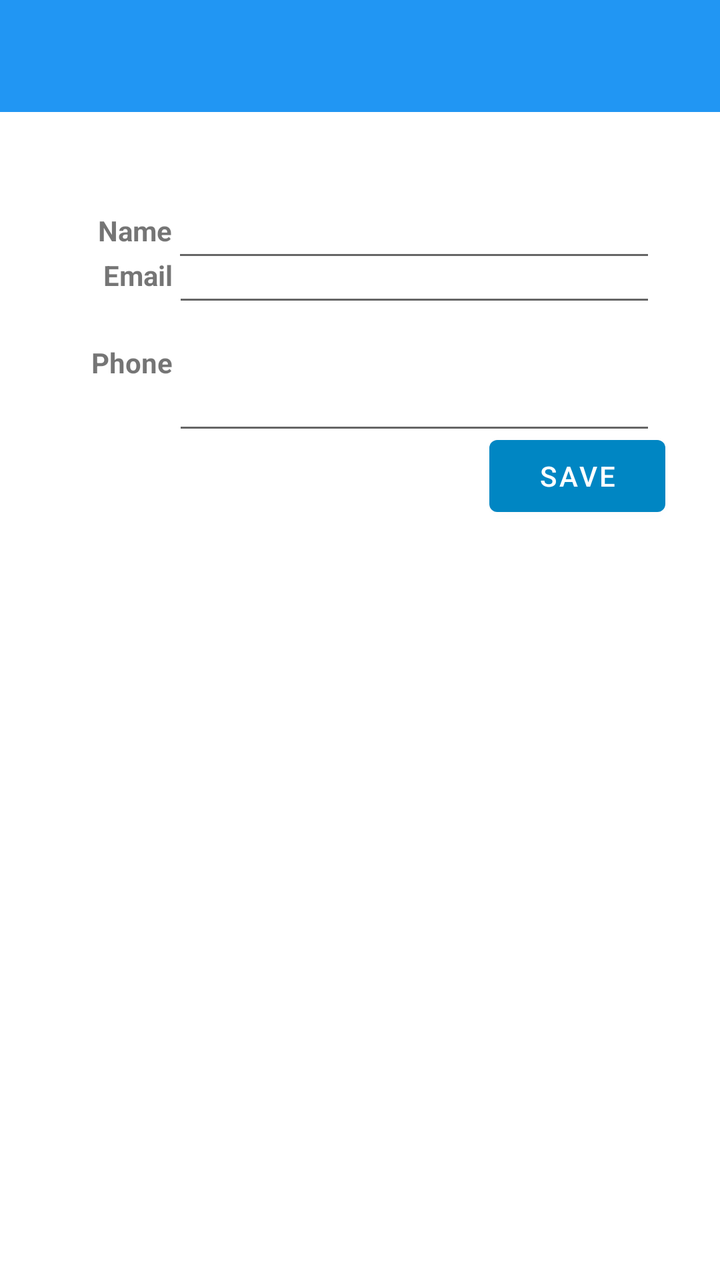
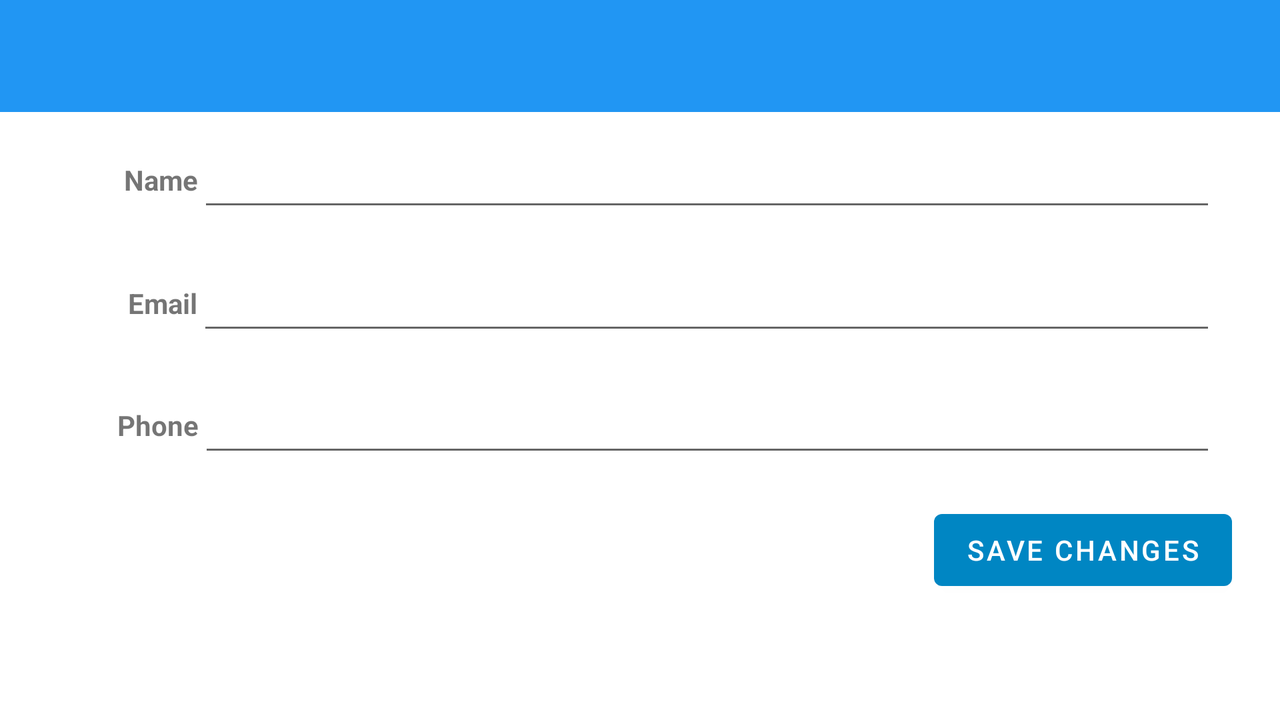

Two renders of one Android screen. The first uses the default layout on a phone; the second uses the alternative layout the repository ships for a different screen configuration, on a matching device. The two XML files are below.
<!-- AndroidManifest.xml: application theme MyMaterialTheme -->
<!-- res/layout/activity_instructor_detail.xml -->
<?xml version="1.0" encoding="utf-8"?>
<androidx.constraintlayout.widget.ConstraintLayout xmlns:android="http://schemas.android.com/apk/res/android"
    xmlns:app="http://schemas.android.com/apk/res-auto"
    xmlns:tools="http://schemas.android.com/tools"
    android:layout_width="match_parent"
    android:layout_height="match_parent"
    tools:context=".UI.Instructors.InstructorDetailActivity">

    <androidx.appcompat.widget.Toolbar
        android:id="@+id/settings_menu"
        android:layout_width="match_parent"
        android:layout_height="wrap_content"
        android:background="?attr/colorPrimaryDark"
        android:minHeight="?attr/actionBarSize"
        app:layout_constraintBottom_toBottomOf="parent"
        app:layout_constraintEnd_toEndOf="parent"
        app:layout_constraintTop_toTopOf="parent"
        app:layout_constraintVertical_bias="0.0"
        app:titleTextColor="?attr/colorAccent" />


    <EditText
        android:id="@+id/instructorNameEdt_dt"
        android:layout_width="0dp"
        android:layout_height="wrap_content"
        android:layout_marginTop="32dp"
        android:layout_marginEnd="32dp"
        android:inputType="text"
        android:minHeight="48dp"
        android:paddingEnd="10dp"
        app:layout_constraintBaseline_toBaselineOf="@+id/instructorNameViewDetail"
        app:layout_constraintEnd_toEndOf="parent"
        app:layout_constraintHorizontal_bias="0.0"
        app:layout_constraintStart_toEndOf="@+id/instructorNameViewDetail"
        app:layout_constraintTop_toBottomOf="@+id/settings_menu"
        app:layout_constraintVertical_bias="0.0"
        tools:ignore="SpeakableTextPresentCheck" />

    <TextView
        android:id="@+id/instructorNameViewDetail"
        android:layout_width="wrap_content"
        android:layout_height="wrap_content"
        android:layout_marginTop="48dp"
        android:text="@string/name_instructor_dt"
        android:textStyle="bold"
        app:layout_constraintBottom_toBottomOf="parent"
        app:layout_constraintEnd_toEndOf="parent"
        app:layout_constraintHorizontal_bias="0.152"
        app:layout_constraintStart_toStartOf="parent"
        app:layout_constraintTop_toBottomOf="@+id/settings_menu"
        app:layout_constraintVertical_bias="0.003" />

    <TextView
        android:id="@+id/instructorEmail_TV"
        android:layout_width="wrap_content"
        android:layout_height="wrap_content"
        android:layout_marginTop="36dp"
        android:text="@string/email_instructor_dt"
        android:textStyle="bold"
        app:layout_constraintBottom_toBottomOf="parent"
        app:layout_constraintEnd_toEndOf="parent"
        app:layout_constraintHorizontal_bias="0.159"
        app:layout_constraintStart_toStartOf="parent"
        app:layout_constraintTop_toTopOf="parent"
        app:layout_constraintVertical_bias="0.157" />

    <EditText
        android:id="@+id/instructorEmailEdt_dt"
        android:layout_width="0dp"
        android:layout_height="wrap_content"
        android:layout_marginTop="16dp"
        android:layout_marginEnd="32dp"
        android:minHeight="48dp"
        android:paddingStart="2dp"
        android:paddingEnd="10dp"
        app:layout_constraintBaseline_toBaselineOf="@+id/instructorEmail_TV"
        app:layout_constraintEnd_toEndOf="parent"
        app:layout_constraintHorizontal_bias="0.0"
        app:layout_constraintStart_toEndOf="@+id/instructorEmail_TV"
        app:layout_constraintTop_toBottomOf="@+id/instructorNameEdt_dt"
        app:layout_constraintVertical_bias="0.0" />

    <TextView
        android:id="@+id/instructorPhoneEdt_TV"
        android:layout_width="wrap_content"
        android:layout_height="wrap_content"
        android:layout_marginTop="36dp"
        android:text="@string/phone_instructor_dt"
        android:textStyle="bold"
        app:layout_constraintBottom_toBottomOf="parent"
        app:layout_constraintEnd_toEndOf="parent"
        app:layout_constraintHorizontal_bias="0.143"
        app:layout_constraintStart_toStartOf="parent"
        app:layout_constraintTop_toTopOf="parent"
        app:layout_constraintVertical_bias="0.232" />

    <EditText
        android:id="@+id/instructorPhoneEdt_dt"
        android:layout_width="0dp"
        android:layout_height="wrap_content"
        android:layout_marginTop="16dp"
        android:layout_marginEnd="32dp"
        android:minHeight="48dp"
        android:paddingStart="2dp"
        android:paddingEnd="10dp"
        app:layout_constraintBottom_toBottomOf="parent"
        app:layout_constraintEnd_toEndOf="parent"
        app:layout_constraintHorizontal_bias="0.0"
        app:layout_constraintStart_toEndOf="@+id/instructorPhoneEdt_TV"
        app:layout_constraintTop_toBottomOf="@+id/instructorEmailEdt_dt"
        app:layout_constraintVertical_bias="0.0" />

    <Button
        android:id="@+id/saveInstructor_dt"
        android:layout_width="wrap_content"
        android:layout_height="wrap_content"
        android:layout_marginTop="32dp"
        android:onClick="saveInstructor"
        android:text="@string/save_course"
        app:layout_constraintBottom_toBottomOf="parent"
        app:layout_constraintEnd_toEndOf="parent"
        app:layout_constraintHorizontal_bias="0.9"
        app:layout_constraintStart_toStartOf="parent"
        app:layout_constraintTop_toTopOf="parent"
        app:layout_constraintVertical_bias="0.325"
        tools:ignore="UsingOnClickInXml" />

</androidx.constraintlayout.widget.ConstraintLayout>
<!-- resources referenced by this layout -->
<resources>
  <string name="email_instructor_dt">Email</string>
  <string name="name_instructor_dt">Name</string>
  <string name="phone_instructor_dt">Phone</string>
  <string name="save_course">Save</string>
  <style name="MyMaterialTheme" parent="Theme.MaterialComponents.Light.NoActionBar">
          
          <item name="colorPrimary">#0086C3</item>
          <item name="colorPrimaryDark">#2196F3</item>
          <item name="colorAccent">#E0FBFF</item>
          <item name="textAppearanceButton">@style/AppTextAppearance.Button</item>
  
          <item name="colorSecondary">@color/orange</item>
          <item name="android:datePickerDialogTheme">@style/MyDatePickerDialogTheme</item>
      </style>
  <style name="AppTextAppearance.Button" parent="TextAppearance.MaterialComponents.Button">
          <item name="android:textAllCaps">true</item>
      </style>
  <color name="orange">#F45C36</color>
  <style name="MyDatePickerDialogTheme" parent="android:Theme.Material.Dialog">
          <item name="android:datePickerStyle">@style/MyDatePickerStyle</item>
      </style>
  <style name="MyDatePickerStyle" parent="@android:style/Widget.Material.DatePicker">
          <item name="android:headerBackground">#00BCD4</item>
      </style>
</resources>
<!-- res/layout-land/activity_instructor_detail.xml (the repository's variant of the layout above) -->
<!-- drawn on the phone turned sideways -->
<?xml version="1.0" encoding="utf-8"?>
<androidx.constraintlayout.widget.ConstraintLayout xmlns:android="http://schemas.android.com/apk/res/android"
    xmlns:app="http://schemas.android.com/apk/res-auto"
    xmlns:tools="http://schemas.android.com/tools"
    android:layout_width="match_parent"
    android:layout_height="match_parent"
    tools:context=".UI.Instructors.InstructorDetailActivity">

    <androidx.appcompat.widget.Toolbar
        android:id="@+id/settings_menu"
        android:layout_width="match_parent"
        android:layout_height="wrap_content"
        android:background="?attr/colorPrimaryDark"
        android:minHeight="?attr/actionBarSize"
        app:layout_constraintBottom_toBottomOf="parent"
        app:layout_constraintEnd_toEndOf="parent"
        app:layout_constraintTop_toTopOf="parent"
        app:layout_constraintVertical_bias="0.0"
        app:titleTextColor="?attr/colorAccent" />


    <EditText
        android:id="@+id/instructorNameEdt_dt"
        android:layout_width="0dp"
        android:layout_height="wrap_content"
        android:layout_marginEnd="32dp"
        android:imeOptions="flagNoFullscreen"
        android:inputType="text"
        android:minHeight="48dp"
        android:paddingEnd="10dp"
        app:layout_constraintBaseline_toBaselineOf="@+id/instructorNameViewDetail"
        app:layout_constraintEnd_toEndOf="parent"
        app:layout_constraintHorizontal_bias="0.0"
        app:layout_constraintStart_toEndOf="@+id/instructorNameViewDetail"
        app:layout_constraintTop_toTopOf="parent"
        app:layout_constraintVertical_bias="0.988"
        tools:ignore="SpeakableTextPresentCheck" />

    <TextView
        android:id="@+id/instructorNameViewDetail"
        android:layout_width="wrap_content"
        android:layout_height="wrap_content"
        android:text="@string/name_instructor_dt"
        android:textStyle="bold"
        app:layout_constraintBottom_toTopOf="@+id/instructorEmail_TV"
        app:layout_constraintEnd_toEndOf="parent"
        app:layout_constraintHorizontal_bias="0.103"
        app:layout_constraintStart_toStartOf="parent"
        app:layout_constraintTop_toTopOf="parent"
        app:layout_constraintVertical_bias="0.654" />

    <TextView
        android:id="@+id/instructorEmail_TV"
        android:layout_width="wrap_content"
        android:layout_height="wrap_content"
        android:layout_marginTop="24dp"
        android:text="@string/email_instructor_dt"
        android:textStyle="bold"
        app:layout_constraintBottom_toTopOf="@+id/instructorPhoneEdt_TV"
        app:layout_constraintEnd_toEndOf="parent"
        app:layout_constraintHorizontal_bias="0.106"
        app:layout_constraintStart_toStartOf="parent"
        app:layout_constraintTop_toTopOf="parent"
        app:layout_constraintVertical_bias="0.737" />

    <EditText
        android:id="@+id/instructorEmailEdt_dt"
        android:layout_width="0dp"
        android:layout_height="wrap_content"
        android:layout_marginEnd="32dp"
        android:imeOptions="flagNoFullscreen"
        android:minHeight="48dp"
        android:paddingStart="2dp"
        android:paddingEnd="10dp"
        app:layout_constraintBaseline_toBaselineOf="@+id/instructorEmail_TV"
        app:layout_constraintEnd_toEndOf="parent"
        app:layout_constraintHorizontal_bias="0.0"
        app:layout_constraintStart_toEndOf="@+id/instructorEmail_TV"
        app:layout_constraintTop_toTopOf="parent"
        app:layout_constraintVertical_bias="0.922" />

    <TextView
        android:id="@+id/instructorPhoneEdt_TV"
        android:layout_width="wrap_content"
        android:layout_height="wrap_content"
        android:layout_marginTop="36dp"
        android:text="@string/phone_instructor_dt"
        android:textStyle="bold"
        app:layout_constraintBottom_toBottomOf="parent"
        app:layout_constraintEnd_toEndOf="parent"
        app:layout_constraintHorizontal_bias="0.098"
        app:layout_constraintStart_toStartOf="parent"
        app:layout_constraintTop_toTopOf="parent"
        app:layout_constraintVertical_bias="0.547" />

    <EditText
        android:id="@+id/instructorPhoneEdt_dt"
        android:layout_width="0dp"
        android:layout_height="wrap_content"
        android:layout_marginEnd="32dp"
        android:imeOptions="flagNoFullscreen"
        android:minHeight="48dp"
        android:paddingStart="2dp"
        android:paddingEnd="10dp"
        app:layout_constraintBaseline_toBaselineOf="@+id/instructorPhoneEdt_TV"
        app:layout_constraintEnd_toEndOf="parent"
        app:layout_constraintHorizontal_bias="0.0"
        app:layout_constraintStart_toEndOf="@+id/instructorPhoneEdt_TV"
        app:layout_constraintTop_toTopOf="parent"
        app:layout_constraintVertical_bias="1.0" />

    <Button
        android:id="@+id/saveInstructor_dt"
        android:layout_width="wrap_content"
        android:layout_height="wrap_content"
        android:layout_marginTop="32dp"
        android:text="@string/save_changes_assessment"
        app:layout_constraintBottom_toBottomOf="parent"
        app:layout_constraintEnd_toEndOf="parent"
        app:layout_constraintHorizontal_bias="0.951"
        app:layout_constraintStart_toStartOf="parent"
        app:layout_constraintTop_toTopOf="parent"
        app:layout_constraintVertical_bias="0.782"
        tools:ignore="UsingOnClickInXml" />

</androidx.constraintlayout.widget.ConstraintLayout>
<!-- resources referenced by the variant -->
<!-- as the phone turned sideways resolves them -->
<resources>
  <string name="email_instructor_dt">Email</string>
  <string name="name_instructor_dt">Name</string>
  <string name="phone_instructor_dt">Phone</string>
  <string name="save_changes_assessment">Save Changes</string>
  <style name="MyMaterialTheme" parent="Theme.MaterialComponents.Light.NoActionBar">
          
          <item name="colorPrimary">#0086C3</item>
          <item name="colorPrimaryDark">#2196F3</item>
          <item name="colorAccent">#E0FBFF</item>
          <item name="textAppearanceButton">@style/AppTextAppearance.Button</item>
  
          <item name="colorSecondary">@color/orange</item>
          <item name="android:datePickerDialogTheme">@style/MyDatePickerDialogTheme</item>
      </style>
  <style name="AppTextAppearance.Button" parent="TextAppearance.MaterialComponents.Button">
          <item name="android:textAllCaps">true</item>
      </style>
  <color name="orange">#F45C36</color>
  <style name="MyDatePickerDialogTheme" parent="android:Theme.Material.Dialog">
          <item name="android:datePickerStyle">@style/MyDatePickerStyle</item>
      </style>
  <style name="MyDatePickerStyle" parent="@android:style/Widget.Material.DatePicker">
          <item name="android:headerBackground">#00BCD4</item>
      </style>
</resources>
